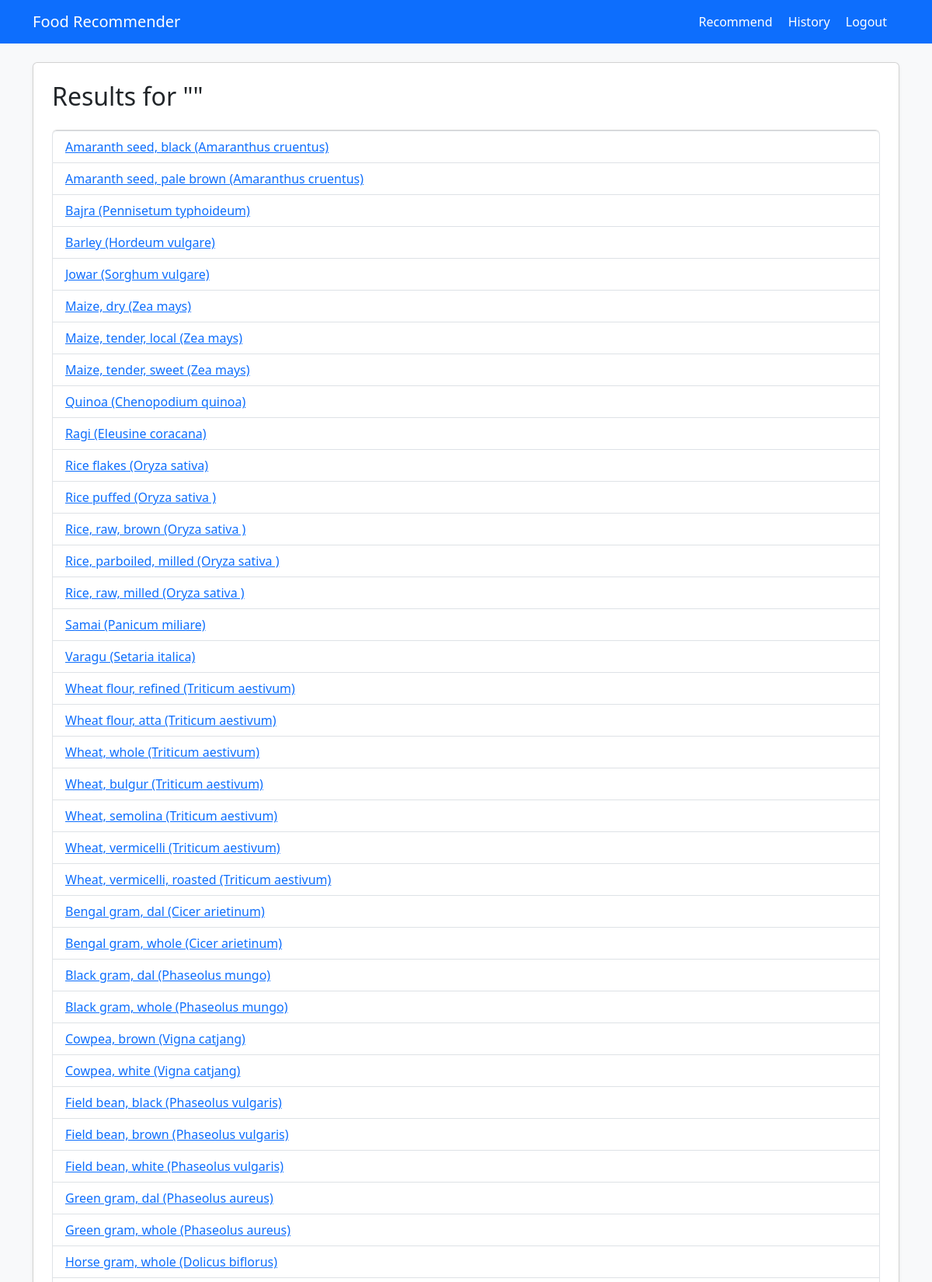
The page /search/ (signed in, upper part) on the database its author committed.
### food_app/models.py (models this page shows, shortened)
class FoodItem(models.Model):
    code = models.CharField(max_length=10, unique=True)
    food_name = models.CharField(max_length=255)
    food_group = models.CharField(max_length=100)
    doh25 = models.FloatField(null=True, blank=True)
    crypxb = models.FloatField(null=True, blank=True)
    ala = models.FloatField(null=True, blank=True)
    al = models.FloatField(null=True, blank=True)
    apigen = models.FloatField(null=True, blank=True)
    apigen7onshps = models.FloatField(null=True, blank=True)
    f20d0 = models.FloatField(null=True, blank=True)
    arg = models.FloatField(null=True, blank=True)
    as_1 = models.FloatField(null=True, blank=True)
    f22d0 = models.FloatField(null=True, blank=True)
    cd = models.FloatField(null=True, blank=True)
    carbs = models.FloatField(null=True, blank=True)
    cholc = models.FloatField(null=True, blank=True)
    co = models.FloatField(null=True, blank=True)
    f22d5n3 = models.FloatField(null=True, blank=True)
    f20d1_n9f = models.FloatField(null=True, blank=True)
    f20d3n6 = models.FloatField(null=True, blank=True)
    enerc = models.FloatField(null=True, blank=True)
    fumac = models.FloatField(null=True, blank=True)
    gallac = models.FloatField(null=True, blank=True)
    glus = models.FloatField(null=True, blank=True)
    glu = models.FloatField(null=True, blank=True)
    gly = models.FloatField(null=True, blank=True)
    his = models.FloatField(null=True, blank=True)
    fe = models.FloatField(null=True, blank=True)
    ile = models.FloatField(null=True, blank=True)
    f12d0 = models.FloatField(null=True, blank=True)
    pb = models.FloatField(null=True, blank=True)
    tf18d2cn6 = models.FloatField(null=True, blank=True)
    f18d2cn6 = models.FloatField(null=True, blank=True)
    li = models.FloatField(null=True, blank=True)
    malac = models.FloatField(null=True, blank=True)
    mn = models.FloatField(null=True, blank=True)
    vitk2 = models.FloatField(null=True, blank=True)
    hg = models.FloatField(null=True, blank=True)
    met = models.FloatField(null=True, blank=True)
    water = models.FloatField(null=True, blank=True)
    mo = models.FloatField(null=True, blank=True)
    f14d0 = models.FloatField(null=True, blank=True)
    f24d1_c = models.FloatField(null=True, blank=True)
    ni = models.FloatField(null=True, blank=True)
    rafs = models.FloatField(null=True, blank=True)
    oxals = models.FloatField(null=True, blank=True)
    tf16d0 = models.FloatField(null=True, blank=True)
    f16d0 = models.FloatField(null=True, blank=True)
    tf16d1c = models.FloatField(null=True, blank=True)
    pantac = models.FloatField(null=True, blank=True)
    f15d0 = models.FloatField(null=True, blank=True)
    phe = models.FloatField(null=True, blank=True)
    p = models.FloatField(null=True, blank=True)
    camt = models.FloatField(null=True, blank=True)
    proteins = models.FloatField(null=True, blank=True)
    pcathac = models.FloatField(null=True, blank=True)
    querce3ortns = models.FloatField(null=True, blank=True)
    retol = models.FloatField(null=True, blank=True)
    ribf = models.FloatField(null=True, blank=True)
    sucs = models.FloatField(null=True, blank=True)
    thia = models.FloatField(null=True, blank=True)
    thr = models.FloatField(null=True, blank=True)
    tocpha = models.FloatField(null=True, blank=True)
    tocphb = models.FloatField(null=True, blank=True)
    toctrb = models.FloatField(null=True, blank=True)
    cho = models.FloatField(null=True, blank=True)
    cartoid = models.FloatField(null=True, blank=True)
    folsum = models.FloatField(null=True, blank=True)
    fapu = models.FloatField(null=True, blank=True)
    fasat = models.FloatField(null=True, blank=True)
    starch = models.FloatField(null=True, blank=True)
    trp = models.FloatField(null=True, blank=True)
    zn = models.FloatField(null=True, blank=True)
    estimated_price = models.FloatField(null=True, blank=True)

### food_app/views.py (the view)
# urls.py: path('search/', views.search_results, name='search_results'),
@login_required
def search_results(request):
    query = request.GET.get('q', '')
    food_items = FoodItem.objects.filter(food_name__icontains=query)
    return render(request, 'search_results.html', {'food_items': food_items, 'query': query})

### food_app/templates/search_results.html (shortened to what this page needs)
{% extends 'base.html' %}
{% block content %}
<div class="card shadow-sm p-4">
    <h2 class="mb-4">Results for "{{ query }}"</h2>
    {% if food_items %}
        <ul class="list-group">
            {% for item in food_items %}
                <li class="list-group-item">
                    <a href="{% url 'recommendations' item.food_name %}">{{ item.food_name }}</a>
                </li>
            {% endfor %}
        </ul>
    {% else %}
        <p>No results found.</p>
    {% endif %}
</div>
{% endblock %}

### rows shown on the page
FoodItem: food_name "Amaranth seed, black (Amaranthus cruentus)"
FoodItem: food_name "Amaranth seed, pale brown (Amaranthus cruentus)"
FoodItem: food_name "Bajra (Pennisetum typhoideum)"
FoodItem: food_name "Barley (Hordeum vulgare)"
FoodItem: food_name "Jowar (Sorghum vulgare)"
FoodItem: food_name "Maize, dry (Zea mays)"
FoodItem: food_name "Maize, tender, local (Zea mays)"
FoodItem: food_name "Maize, tender, sweet (Zea mays)"
FoodItem: food_name "Quinoa (Chenopodium quinoa)"
FoodItem: food_name "Ragi (Eleusine coracana)"
FoodItem: food_name "Rice flakes (Oryza sativa)"
FoodItem: food_name "Rice puffed (Oryza sativa )"
FoodItem: food_name "Rice, raw, brown (Oryza sativa )"
FoodItem: food_name "Rice, parboiled, milled (Oryza sativa )"
FoodItem: food_name "Rice, raw, milled (Oryza sativa )"
FoodItem: food_name "Samai (Panicum miliare)"
FoodItem: food_name "Varagu (Setaria italica)"
FoodItem: food_name "Wheat flour, refined (Triticum aestivum)"
FoodItem: food_name "Wheat flour, atta (Triticum aestivum)"
FoodItem: food_name "Wheat, whole (Triticum aestivum)"
FoodItem: food_name "Wheat, bulgur (Triticum aestivum)"
FoodItem: food_name "Wheat, semolina (Triticum aestivum)"
FoodItem: food_name "Wheat, vermicelli (Triticum aestivum)"
FoodItem: food_name "Wheat, vermicelli, roasted (Triticum aestivum)"
FoodItem: food_name "Bengal gram, dal (Cicer arietinum)"
FoodItem: food_name "Bengal gram, whole (Cicer arietinum)"
FoodItem: food_name "Black gram, dal (Phaseolus mungo)"
FoodItem: food_name "Black gram, whole (Phaseolus mungo)"
FoodItem: food_name "Cowpea, brown (Vigna catjang)"
FoodItem: food_name "Cowpea, white (Vigna catjang)"
FoodItem: food_name "Field bean, black (Phaseolus vulgaris)"
FoodItem: food_name "Field bean, brown (Phaseolus vulgaris)"
FoodItem: food_name "Field bean, white (Phaseolus vulgaris)"
FoodItem: food_name "Green gram, dal (Phaseolus aureus)"
FoodItem: food_name "Green gram, whole (Phaseolus aureus)"
FoodItem: food_name "Horse gram, whole (Dolicus biflorus)"
